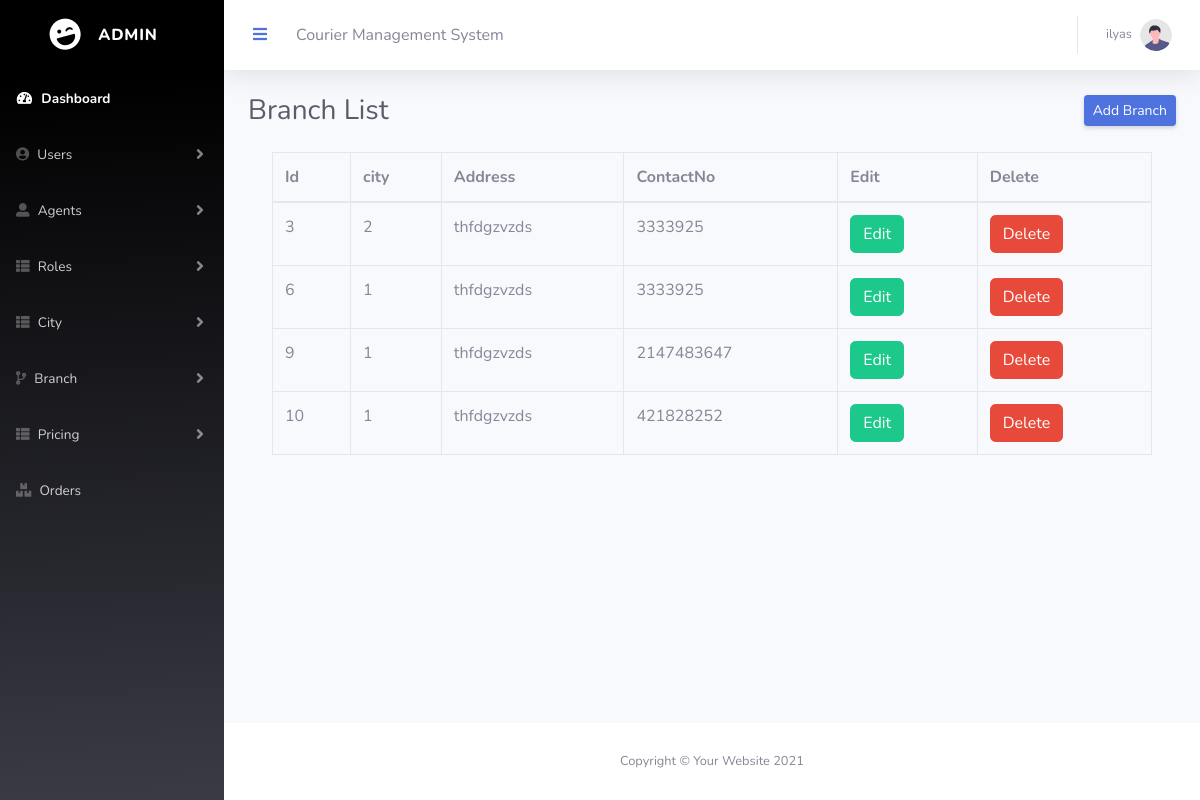
The app's page /Eproject/admin/branchlist.php (signed in) with its own data.
### tables this page shows
CREATE TABLE `tbl_branch` (
  `b_id` int(11) NOT NULL,
  `ci_id` int(11) NOT NULL,
  `b_address` varchar(50) NOT NULL,
  `b_contact` int(11) NOT NULL,
  `status` int(11) NOT NULL
);

### Eproject/admin/branchlist.php (the view, shortened to what this page needs)
<?php
include('connection.php');
$select_q ='SELECT * FROM `tbl_branch` WHERE status=0';
$run_q = mysqli_query($conn, $select_q);
?>
<!DOCTYPE html>
<html lang="en">
<head>
    <link href="vendor/fontawesome-free/css/all.min.css" rel="stylesheet" type="text/css">
    <link href="css/sb-admin-2.min.css" rel="stylesheet">
</head>
<body id="page-top">
    <div id="wrapper">
       <?php include('sidebar.php')?>
        <div id="content-wrapper" class="d-flex flex-column">
            <div id="content">
                <?php include('topbar.php')?>
                <div class="container-fluid">
                    <div class="d-sm-flex align-items-center justify-content-between mb-4">
                        <h1 class="h3 mb-0 text-gray-800">Branch List</h1>
                        <a href="branchadd.php" class="d-none d-sm-inline-block btn btn-sm btn-primary shadow-sm">Add Branch</a>
                    </div>
<div class="container">
<table class="table table-bordered">
  <thead>
    <tr>
      <th>Id</th>
      <th>city</th>
      <th>Address</th>
      <th>ContactNo</th>
      <th>Edit</th>
      <th>Delete</th>
    </tr>
  </thead>
  <tbody>
    <?php while($row = mysqli_fetch_array($run_q)){?>
    <tr>
    <td><?php echo $row['b_id'];?></td>
      <td><?php echo $row['ci_id'];?></td>
      <td><?php echo $row['b_address'];?></td>
      <td><?php echo $row['b_contact'];?></td>
      <td><a href="editbranch.php?id=<?php echo $row['b_id'];?>" class="btn btn-success">Edit</a></td>
      <td><a href="deletebranch.php?id=<?php echo $row['b_id'];?>" class="btn btn-danger">Delete</a></td>
    </tr>
  <?php } ?>
  </tbody>
</table>
</div>
                </div>
            </div>
       <?php include('footer.php')?>
        </div>
    </div>
</body>
</html>

### records on screen
tbl_branch: b_id "3", ci "2", b_address "thfdgzvzds", b_contact "3333925"
tbl_branch: b_id "6", ci "1", b_address "thfdgzvzds", b_contact "3333925"
tbl_branch: b_id "9", ci "1", b_address "thfdgzvzds", b_contact "2147483647"
tbl_branch: b_id "10", ci "1", b_address "thfdgzvzds", b_contact "421828252"

### other values on screen
$_SESSION['user_name'] "ilyas"
